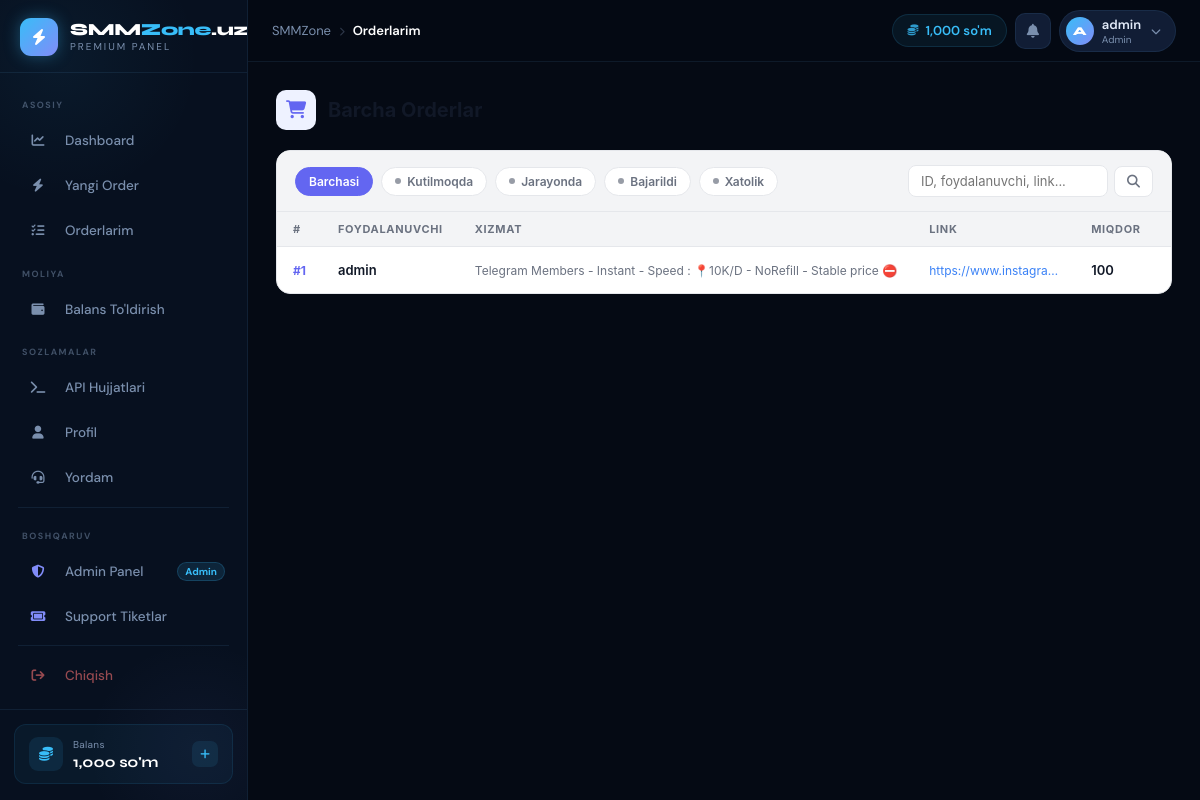
Page /admin/orders (signed in) on the committed database.
### tables this page shows
CREATE TABLE users (
    id           INTEGER PRIMARY KEY AUTOINCREMENT,
    username     TEXT UNIQUE NOT NULL,
    email        TEXT UNIQUE NOT NULL,
    password     TEXT NOT NULL,
    balance      REAL DEFAULT 0,
    role         TEXT DEFAULT 'user',
    api_key      TEXT UNIQUE,
    total_spent  REAL DEFAULT 0,
    total_orders INTEGER DEFAULT 0,
    ref_code     TEXT UNIQUE,
    referred_by  INTEGER,
    ref_earnings REAL DEFAULT 0,
    is_active    INTEGER DEFAULT 1,
    created_at   TEXT DEFAULT (datetime('now'))
);

CREATE TABLE orders (
    id              INTEGER PRIMARY KEY AUTOINCREMENT,
    user_id         INTEGER NOT NULL,
    service_id      INTEGER NOT NULL,
    provider_order_id TEXT,
    link            TEXT NOT NULL,
    quantity        INTEGER NOT NULL,
    price           REAL NOT NULL,
    start_count     INTEGER DEFAULT 0,
    remains         INTEGER DEFAULT 0,
    status          TEXT DEFAULT 'Pending',
    note            TEXT,
    created_at      TEXT DEFAULT (datetime('now')),
    updated_at      TEXT DEFAULT (datetime('now')),
    FOREIGN KEY(user_id)    REFERENCES users(id),
    FOREIGN KEY(service_id) REFERENCES services(id)
);

CREATE TABLE services (
    id              INTEGER PRIMARY KEY AUTOINCREMENT,
    category_id     INTEGER NOT NULL,
    provider_id     INTEGER,
    name            TEXT NOT NULL,
    description     TEXT,
    type            TEXT DEFAULT 'Default',
    platform        TEXT,
    price_per_1000  REAL NOT NULL,
    min_order       INTEGER DEFAULT 10,
    max_order       INTEGER DEFAULT 100000,
    is_active       INTEGER DEFAULT 1,
    created_at      TEXT DEFAULT (datetime('now')),
    FOREIGN KEY(category_id) REFERENCES categories(id)
);

### services/admin_service.py (the view)
@admin_bp.route("/orders")
@admin_required
def orders():
    db     = get_db()
    status = request.args.get("status", "")
    q      = request.args.get("q", "")
    page   = max(1, int(request.args.get("page", 1)))
    limit  = 50
    where, params = [], []
    if status:
        where.append("o.status=?")
        params.append(status)
    if q:
        where.append("(u.username LIKE ? OR o.link LIKE ? OR CAST(o.id AS TEXT)=?)")
        params += [f"%{q}%", f"%{q}%", q]
    where_sql = (" WHERE " + " AND ".join(where)) if where else ""
    sql = (
        "SELECT o.id, o.status, o.price, o.quantity, o.link, o.created_at, "
        "u.username, s.name as svc_name "
        "FROM orders o "
        "JOIN users u ON o.user_id=u.id "
        "JOIN services s ON o.service_id=s.id"
        + where_sql
        + " ORDER BY o.created_at DESC LIMIT ? OFFSET ?"
    )
    rows  = r2l(db.execute(sql, params + [limit, (page-1)*limit]).fetchall())
    total = db.execute(
        "SELECT COUNT(*) FROM orders o JOIN users u ON o.user_id=u.id" + where_sql, params
    ).fetchone()[0]
    return render_template("admin/orders.html", orders=rows, page=page,
                           total=total, limit=limit, status=status, q=q)

### database/db.py (called while the page is built)
def get_db():
    if "db" not in g:
        g.db = sqlite3.connect(DATABASE)
        g.db.row_factory = sqlite3.Row
    return g.db

def r2l(rows):
    return [dict(row) for row in rows]

### main.py (called while the page is built)
@app.context_processor
def inject_globals():
    user_balance = 0
    if "user_id" in session:
        db = get_db()
        u  = db.execute("SELECT balance FROM users WHERE id=?", (session["user_id"],)).fetchone()
        if u: user_balance = u["balance"]
        session["balance"] = user_balance
    return {"site_name": Config.SITE_NAME, "user_balance": user_balance}

### templates/admin/orders.html (shortened to what this page needs)
{% extends "base.html" %}
{% block content %}
<div class="ao-wrap">
  <div class="ao-header">
    <div class="ao-header-icon"><i class="fas fa-shopping-cart"></i></div>
    <h1>Barcha Orderlar</h1>
  </div>
  <div class="ao-card">
    <div class="ao-toolbar">
      {% for st, lb in [("","Barchasi"),("Pending","Kutilmoqda"),("Processing","Jarayonda"),("Completed","Bajarildi"),("Failed","Xatolik")] %}
      <a href="/admin/orders?status={{ st }}{% if q %}&q={{ q }}{% endif %}"
         class="ao-filter {% if status == st %}active{% endif %}">
        {% if st %}<span class="dot"></span>{% endif %}
        {{ lb }}
      </a>
      {% endfor %}
      <form action="/admin/orders" method="get" class="ao-search">
        <input name="q" value="{{ q }}" class="ao-search-input"
               placeholder="ID, foydalanuvchi, link...">
        <button type="submit" class="ao-search-btn"><i class="fas fa-search"></i></button>
      </form>
    </div>
    <div class="ao-table-wrap">
      <table class="ao-table">
        <thead>
          <tr>
            <th>#</th>
            <th>Foydalanuvchi</th>
            <th>Xizmat</th>
            <th>Link</th>
            <th>Miqdor</th>
            <th>Narx</th>
          </tr>
        </thead>
        <tbody>
        {% for o in orders %}
        <tr>
          <td><span class="ao-id">#{{ o.id }}</span></td>
          <td><span class="ao-user">{{ o.username }}</span></td>
          <td><span class="ao-svc" title="{{ o.svc_name }}">{{ o.svc_name }}</span></td>
          <td><a href="{{ o.link }}" target="_blank" class="ao-link" title="{{ o.link }}">{{ o.link }}</a></td>
          <td><span class="ao-qty">{{ "{:,}".format(o.quantity) }}</span></td>
          <td><span class="ao-price">{{ "{:,.0f}".format(o.price) }}</span></td>
        </tr>
        {% endfor %}
        </tbody>
      </table>
    </div>
  </div>
</div>
{% endblock %}

### templates/base.html (shortened to what this page needs)
<!DOCTYPE html>
<html lang="uz">
<head>
<link rel="stylesheet" href="https://cdnjs.cloudflare.com/ajax/libs/font-awesome/6.5.0/css/all.min.css">
</head>
<body>
{% if 'user_id' in session %}
<aside class="sidebar" id="sidebar">
  <a href="/dashboard" class="sidebar-brand">
    <div class="brand-icon"><i class="fas fa-bolt"></i></div>
    <div class="brand-text">
      <div class="brand-name">SMM<span>Zone</span>.uz</div>
      <div class="brand-tag">PREMIUM PANEL</div>
    </div>
  </a>
  <nav class="sidebar-nav">
    <div class="nav-section-label">Asosiy</div>
    <a href="/dashboard" class="nav-item {% if request.path == '/dashboard' %}active{% endif %}">
      <div class="nav-item-icon"><i class="fas fa-chart-line"></i></div>
      <span class="nav-item-label">Dashboard</span>
    </a>
    <a href="/new-order" class="nav-item {% if request.path == '/new-order' %}active{% endif %}">
      <div class="nav-item-icon"><i class="fas fa-bolt"></i></div>
      <span class="nav-item-label">Yangi Order</span>
    </a>
    <a href="/orders" class="nav-item {% if request.path == '/orders' %}active{% endif %}">
      <div class="nav-item-icon"><i class="fas fa-list-check"></i></div>
      <span class="nav-item-label">Orderlarim</span>
    </a>
    <div class="nav-section-label">Moliya</div>
    <a href="/add-funds" class="nav-item {% if request.path == '/add-funds' %}active{% endif %}">
      <div class="nav-item-icon"><i class="fas fa-wallet"></i></div>
      <span class="nav-item-label">Balans To'ldirish</span>
    </a>
    <div class="nav-section-label">Sozlamalar</div>
    <a href="/api-docs" class="nav-item {% if request.path == '/api-docs' %}active{% endif %}">
      <div class="nav-item-icon"><i class="fas fa-terminal"></i></div>
      <span class="nav-item-label">API Hujjatlari</span>
    </a>
    <a href="/profile" class="nav-item {% if request.path == '/profile' %}active{% endif %}">
      <div class="nav-item-icon"><i class="fas fa-user"></i></div>
      <span class="nav-item-label">Profil</span>
    </a>
    <a href="/support" class="nav-item {% if request.path == '/support' %}active{% endif %}">
      <div class="nav-item-icon"><i class="fas fa-headset"></i></div>
      <span class="nav-item-label">Yordam</span>
    </a>
    {% if session.role == 'admin' %}
    <div class="nav-section-label">Boshqaruv</div>
    <a href="/admin/" class="nav-item is-admin {% if request.path == '/admin/' %}active{% endif %}">
      <div class="nav-item-icon"><i class="fas fa-shield-halved"></i></div>
      <span class="nav-item-label">Admin Panel</span>
      <span class="nav-item-badge">Admin</span>
    </a>
    <a href="/admin/support" class="nav-item is-admin {% if request.path == '/admin/support' %}active{% endif %}">
      <div class="nav-item-icon"><i class="fas fa-ticket"></i></div>
      <span class="nav-item-label">Support Tiketlar</span>
    </a>
    {% endif %}
    <a href="/logout" class="nav-item is-logout">
      <div class="nav-item-icon"><i class="fas fa-arrow-right-from-bracket"></i></div>
      <span class="nav-item-label">Chiqish</span>
    </a>
  </nav>
  <div class="sidebar-footer">
    <div class="sidebar-balance">
      <div class="sb-bal-icon"><i class="fas fa-coins"></i></div>
      <div>
        <div class="sb-bal-label">Balans</div>
        <div class="sb-bal-val">{{ "{:,.0f}".format(user_balance) }} so'm</div>
      </div>
      <a href="/add-funds" class="sb-bal-link" title="To'ldirish">
        <i class="fas fa-plus"></i>
      </a>
    </div>
  </div>
</aside>
<div class="main-wrap">
  <header class="topbar">
    <div class="topbar-breadcrumb">
      <span>SMMZone</span>
      <span class="bc-sep"><i class="fas fa-chevron-right" style="font-size:9px"></i></span>
      <span class="bc-current">
        {% if '/dashboard' in request.path %}Dashboard
        {% elif '/new-order' in request.path %}Yangi Order
        {% elif '/orders' in request.path %}Orderlarim
        {% elif '/add-funds' in request.path %}Balans
        {% elif '/profile' in request.path %}Profil
        {% elif '/api-docs' in request.path %}API
        {% elif '/support' in request.path %}Yordam
        {% elif '/admin' in request.path %}Admin
        {% else %}Sahifa{% endif %}
      </span>
    </div>
    <div class="topbar-right">
      <div class="topbar-balance">
        <i class="fas fa-coins"></i>
        <span>{{ "{:,.0f}".format(user_balance) }} so'm</span>
      </div>
      <a href="#" class="topbar-notif" title="Bildirishnomalar">
        <i class="fas fa-bell"></i>
      </a>
      <a href="/profile" class="topbar-user">
        <div class="topbar-user-avatar">{{ session.username[0].upper() if session.username else 'U' }}</div>
        <div>
          <div class="topbar-user-name">{{ session.username }}</div>
          <div class="topbar-user-role">{% if session.role == 'admin' %}Admin{% else %}Foydalanuvchi{% endif %}</div>
        </div>
        <i class="fas fa-chevron-down"></i>
      </a>
    </div>
  </header>
  <main class="content">
    {% block content %}{% endblock %}
  </main>
</div>
{% else %}
{% block auth_content %}{% endblock %}
{% endif %}
</body>
</html>

### templates/admin/orders.html (style rules this page uses)
.ao-wrap *, .ao-wrap *::before, .ao-wrap *::after { box-sizing: border-box; }
.ao-wrap { --p1: #6366f1; --p1l: #eef2ff; --p1h: #4f46e5; --green: #10b981; --greenl: #d1fae5; --yellow: #f59e0b; --yellowl: #fef3c7; --red: #ef4444; --redl: #fef2f2; --blue: #3b82f6; --bluel: #eff6ff; --muted: #6b7280; --border: #e5e7eb; --bg: #f3f4f6; --card: #ffffff; --text: #111827; font-family: -apple-system, BlinkMacSystemFont, 'Segoe UI', sans-serif; color: var(--text); }
.ao-header { display: flex; align-items: center; gap: 12px; margin-bottom: 20px; }
.ao-header-icon { width: 40px; height: 40px; border-radius: 10px; background: var(--p1l); display: flex; align-items: center; justify-content: center; color: var(--p1); font-size: 18px; }
.ao-header h1 { font-size: 20px; font-weight: 700; margin: 0; color: var(--text); }
.ao-card { background: var(--card); border: 1px solid var(--border); border-radius: 14px; overflow: hidden; }
.ao-toolbar { display: flex; align-items: center; gap: 8px; flex-wrap: wrap; padding: 14px 18px; border-bottom: 1px solid var(--border); background: var(--bg); }
.ao-filter { display: inline-flex; align-items: center; gap: 6px; padding: 6px 13px; border-radius: 20px; font-size: 12px; font-weight: 600; text-decoration: none; border: 1.5px solid var(--border); color: var(--muted); background: var(--card); transition: all 0.12s; white-space: nowrap; }
.ao-filter.active { background: var(--p1); border-color: var(--p1); color: #fff; }
.ao-filter .dot { width: 6px; height: 6px; border-radius: 50%; background: currentColor; opacity: 0.7; }
.ao-search { display: flex; align-items: center; gap: 6px; margin-left: auto; }
.ao-search-input { padding: 7px 12px; font-size: 13px; border: 1.5px solid var(--border); border-radius: 8px; background: var(--card); color: var(--text); outline: none; width: 200px; font-family: inherit; transition: border-color 0.15s; }
.ao-search-btn { padding: 7px 12px; border-radius: 8px; border: 1.5px solid var(--border); background: var(--card); color: var(--muted); cursor: pointer; font-size: 13px; transition: all 0.12s; }
.ao-table-wrap { overflow-x: auto; }
.ao-table { width: 100%; border-collapse: collapse; font-size: 13px; }
.ao-table thead tr { background: var(--bg); }
.ao-table th { padding: 10px 16px; text-align: left; font-size: 11px; font-weight: 700; text-transform: uppercase; letter-spacing: 0.06em; color: var(--muted); white-space: nowrap; border-bottom: 1px solid var(--border); }
.ao-table td { padding: 11px 16px; border-bottom: 1px solid var(--border); vertical-align: middle; }
.ao-table tbody tr:last-child td { border-bottom: none; }
.ao-id { font-weight: 700; color: var(--p1); font-size: 12px; }
.ao-user { font-weight: 600; color: var(--text); }
.ao-svc { max-width: 130px; overflow: hidden; text-overflow: ellipsis; white-space: nowrap; color: var(--muted); font-size: 12px; }
.ao-link { max-width: 130px; overflow: hidden; text-overflow: ellipsis; white-space: nowrap; display: block; color: var(--blue); text-decoration: none; font-size: 12px; }
.ao-qty { font-weight: 600; }

### rows in the picture
users: balance "1,000"
orders: id "1", username "admin", svc_name "Telegram Members - Instant - Speed : 📍10K/D - NoRefill - Stable price ⛔", link "https://www.instagra…", quantity "100"

### other values in the picture
{{ session.username[0].upper() if session.username else 'U' }} "A"
{{ session.username }} "admin"
{{ lb }} "Barchasi" "Kutilmoqda" "Jarayonda" "Bajarildi" "Xatolik"
